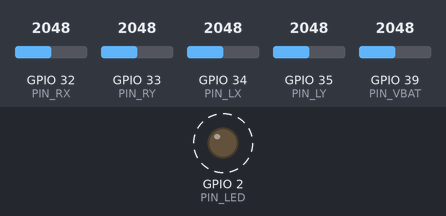
A program run on a simulated ESP32. Parts: output pins drawn as LEDs (lit = HIGH). Dashed ring = blinking. The inputs (shaded band) are chosen by the test bench; at power-on: GPIO 32 (PIN_RX) = 2048, GPIO 33 (PIN_RY) = 2048, GPIO 34 (PIN_LX) = 2048, GPIO 35 (PIN_LY) = 2048, GPIO 39 (PIN_VBAT) = 2048.

Above: at 0.05 s.
Timing chart, 0 to 3.0 s (numbered marks = the images above):
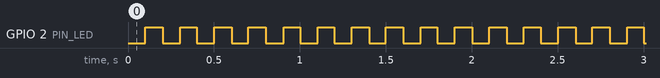

Measured:
- by itself, GPIO 2 (PIN_LED): alternates HIGH for 0.10 s and LOW for 0.10 s

The program:

main.cpp
```cpp
// Solar Rover handheld remote: ESP32 DevKit + 2 analog joysticks + 2 buttons,
// talking to the car over ESP-NOW (no router needed, ~100 m line of sight).
//
// Left stick: drive. Right stick: arm yaw/shoulder (hold B: wrist/elbow).
// A: gripper open/close. Left click: cycle mode manual -> auto -> agent.
// Right click: arm ready/park. Both clicks: STOP.
// Pairing: power the car (it accepts a new remote for 60 s after boot, or after
// the PAIR command), then power the remote. It scans channels until the car answers.
#include <Arduino.h>
#include <WiFi.h>
#include <esp_now.h>
#include <esp_wifi.h>
#include "../../common/remote_packet.h"

// ---- pins (see docs/wiring.md, "Handheld remote") ----
constexpr int PIN_LX = 34, PIN_LY = 35, PIN_RX = 32, PIN_RY = 33;   // ADC1 only (WiFi uses ADC2)
constexpr int PIN_LCLICK = 25, PIN_RCLICK = 26, PIN_A = 27, PIN_B = 14;
constexpr int PIN_LED = 2, PIN_VBAT = 39;   // "0-25 V voltage sensor" module S pin (5:1 divider)
constexpr int DEADZONE = 80;                // of 1000

uint8_t carMac[6]; bool paired = false; uint8_t channel = 1;
uint8_t seq = 0; uint32_t lastAck = 0; uint8_t carBatt = 0, carMode = 0;
int centre[4] = {2048, 2048, 2048, 2048};
const uint8_t BCAST[6] = {0xff, 0xff, 0xff, 0xff, 0xff, 0xff};

void onRecv(const uint8_t* mac, const uint8_t* data, int len) {
    if (len != sizeof(CarAck)) return;
    CarAck a; memcpy(&a, data, sizeof a);
    if (a.magic != RC_MAGIC || a.type != PKT_ACK) return;
    memcpy(carMac, mac, 6); paired = true; lastAck = millis();
    carBatt = a.batt_pct; carMode = a.mode;
}

void addPeer(const uint8_t* mac) {
    if (esp_now_is_peer_exist(mac)) esp_now_del_peer(mac);
    esp_now_peer_info_t p = {}; memcpy(p.peer_addr, mac, 6); p.channel = 0; p.encrypt = false;
    esp_now_add_peer(&p);
}

void setChannel(uint8_t ch) {
    esp_wifi_set_promiscuous(true);
    esp_wifi_set_channel(ch, WIFI_SECOND_CHAN_NONE);
    esp_wifi_set_promiscuous(false);
    channel = ch;
}

int axis(int pin, int i, bool invert) {
    int raw = 0; for (int k = 0; k < 4; k++) raw += analogRead(pin); raw /= 4;
    int v = (raw - centre[i]) * 1000 / 2048;
    if (abs(v) < DEADZONE) return 0;
    v = v > 0 ? (v - DEADZONE) * 1000 / (1000 - DEADZONE) : (v + DEADZONE) * 1000 / (1000 - DEADZONE);
    v = constrain(v, -1000, 1000);
    return invert ? -v : v;
}

uint8_t battPct() {
    float v = analogReadMilliVolts(PIN_VBAT) * 5 / 1000.0f;
    return (uint8_t)constrain((v - 3.3f) / (4.2f - 3.3f) * 100, 0, 100);
}

void setup() {
    Serial.begin(115200);
    for (int p : {PIN_LCLICK, PIN_RCLICK, PIN_A, PIN_B}) pinMode(p, INPUT_PULLUP);
    pinMode(PIN_LED, OUTPUT);
    analogSetAttenuation(ADC_11db);
    // calibrate stick centres: leave the sticks alone while powering on
    int pins[4] = {PIN_LX, PIN_LY, PIN_RX, PIN_RY};
    for (int i = 0; i < 4; i++) { long s = 0; for (int k = 0; k < 32; k++) s += analogRead(pins[i]); centre[i] = s / 32; }
    WiFi.mode(WIFI_STA);
    WiFi.disconnect();
    esp_now_init();
    esp_now_register_recv_cb(onRecv);
    addPeer(BCAST);
}

void loop() {
    static uint32_t lastHello = 0, lastSend = 0;
    uint32_t now = millis();
    if (paired && now - lastAck > 3000) paired = false;   // lost the car: rescan

    if (!paired) {
        if (now - lastHello > 120) {                      // hop channels 1..13 sending HELLO
            lastHello = now;
            setChannel(channel % 13 + 1);
            RemotePacket h = {RC_MAGIC, PKT_HELLO, seq++, 0, 0, 0, 0, 0, battPct()};
            esp_now_send(BCAST, (uint8_t*)&h, sizeof h);
        }
        digitalWrite(PIN_LED, (now / 100) % 2);
        delay(5);
        return;
    }
    if (!esp_now_is_peer_exist(carMac)) addPeer(carMac);

    if (now - lastSend >= 20) {                            // 50 Hz
        lastSend = now;
        RemotePacket p;
        p.magic = RC_MAGIC; p.type = PKT_CONTROL; p.seq = seq++;
        p.lx = axis(PIN_LX, 0, false); p.ly = axis(PIN_LY, 1, true);   // stick up = forward
        p.rx = axis(PIN_RX, 2, false); p.ry = axis(PIN_RY, 3, true);
        p.buttons = (!digitalRead(PIN_LCLICK) ? BTN_LCLICK : 0) | (!digitalRead(PIN_RCLICK) ? BTN_RCLICK : 0) |
                    (!digitalRead(PIN_A) ? BTN_A : 0) | (!digitalRead(PIN_B) ? BTN_B : 0);
        p.batt_pct = battPct();
        esp_now_send(carMac, (uint8_t*)&p, sizeof p);
        // keep-alive HELLO once a second so the car keeps answering with its status
        if (seq % 50 == 0) { RemotePacket h = p; h.type = PKT_HELLO; esp_now_send(carMac, (uint8_t*)&h, sizeof h); }
    }
    // LED: solid = paired, double blink = car battery low
    bool low = carBatt < 30;
    digitalWrite(PIN_LED, low ? ((now / 150) % 6 < 3 && (now / 150) % 2 == 0) : HIGH);
    delay(2);
}
```
